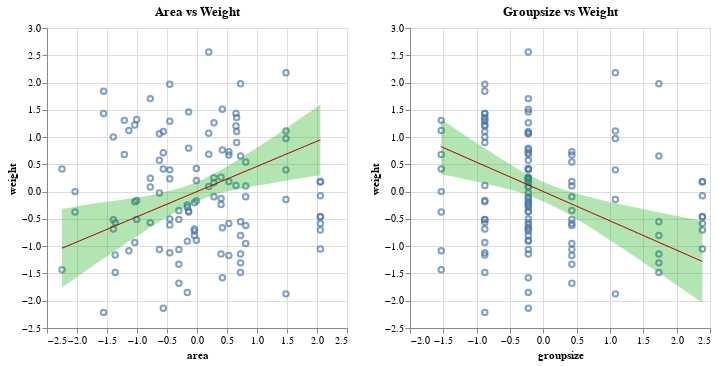

Notebook code cell kept with this figure:
### Code cell
band1 = (
    alt.Chart(df, title="Area vs Weight")
    .encode(alt.X("area"))
    .mark_area(opacity=0.3, color="#00AA00")
    .encode(alt.Y("w1_high", axis=alt.Axis(title="weight")), alt.Y2("w1_low"))
)

line1 = (
    alt.Chart(df)
    .mark_line(color="#AA0000", strokeWidth=1)
    .encode(x="area", y=alt.Y("w1_mean"))
)

points1 = alt.Chart(pd.DataFrame(data)).mark_point().encode(x="area", y="weight")


band2 = (
    alt.Chart(df, title="Groupsize vs Weight")
    .encode(alt.X("groupsize"))
    .mark_area(opacity=0.3, color="#00AA00")
    .encode(alt.Y("w2_high", axis=alt.Axis(title="weight")), alt.Y2("w2_low"))
)

line2 = (
    alt.Chart(df)
    .mark_line(color="#AA0000", strokeWidth=1)
    .encode(x="groupsize", y=alt.Y("w2_mean"))
)

points2 = alt.Chart(pd.DataFrame(data)).mark_point().encode(x="groupsize", y="weight")


(points1 + band1 + line1) | (points2 + band2 + line2)

### Figure 1 — Vega-Lite specification as saved in the notebook (floating-point values rounded to 4 significant figures)
{"$schema": "https://vega.github.io/schema/vega-lite/v5.20.1.json", "config": {"view": {"continuousHeight": 300, "continuousWidth": 300}}, "datasets": {"data-a1a8c7a3751c75fc515ca6a471b7222e": [{"area": -2.249, "groupsize": -1.531, "n": 116, "weight": 0.4159}, {"area": -2.249, "groupsize": -1.531, "n": 116, "weight": -1.433}, {"area": -1.211, "groupsize": -1.531, "n": 116, "weight": 0.6789}, {"area": -1.211, "groupsize": -1.531, "n": 116, "weight": 1.307}, {"area": -1.135, "groupsize": -1.531, "n": 116, "weight": 1.12}, {"area": -1.135, "groupsize": -1.531, "n": 116, "weight": -1.085}, {"area": -2.033, "groupsize": -1.531, "n": 116, "weight": 0.0002925}, {"area": -2.033, "groupsize": -1.531, "n": 116, "weight": -0.3729}, {"area": 0.6609, "groupsize": -0.8779, "n": 116, "weight": 1.357}, {"area": 0.6609, "groupsize": -0.8779, "n": 116, "weight": 0.8994}, {"area": 0.6609, "groupsize": -0.8779, "n": 116, "weight": 1.103}, {"area": -1.005, "groupsize": -0.8779, "n": 116, "weight": -0.5087}, {"area": -1.005, "groupsize": -0.8779, "n": 116, "weight": -0.1609}, {"area": -1.005, "groupsize": -0.8779, "n": 116, "weight": 1.324}, {"area": -0.4534, "groupsize": -0.8779, "n": 116, "weight": 1.968}, {"area": -0.4534, "groupsize": -0.8779, "n": 116, "weight": 1.29}, {"area": -0.4534, "groupsize": -0.8779, "n": 116, "weight": -1.119}, {"area": -1.395, "groupsize": -0.8779, "n": 116, "weight": -0.6868}, {"area": -1.395, "groupsize": -0.8779, "n": 116, "weight": -0.5171}, {"area": -1.395, "groupsize": -0.8779, "n": 116, "weight": 1.001}, {"area": 0.65, "groupsize": -0.8779, "n": 116, "weight": 1.205}, {"area": 0.65, "groupsize": -0.8779, "n": 116, "weight": 0.1106}, {"area": 0.65, "groupsize": -0.8779, "n": 116, "weight": 1.434}, {"area": -1.557, "groupsize": -0.8779, "n": 116, "weight": 1.841}, {"area": -1.557, "groupsize": -0.8779, "n": 116, "weight": 1.434}, {"area": -1.557, "groupsize": -0.8779, "n": 116, "weight": -2.214}, {"area": -1.038, "groupsize": -0.8779, "n": 116, "weight": -0.1863}, {"area": -1.038, "groupsize": -0.8779, "n": 116, "weight": -0.9328}, {"area": -1.038, "groupsize": -0.8779, "n": 116, "weight": 1.222}, {"area": 0.7258, "groupsize": 1.733, "n": 116, "weight": 0.6534}, {"area": 0.7258, "groupsize": 1.733, "n": 116, "weight": -0.5511}, {"area": 0.7258, "groupsize": 1.733, "n": 116, "weight": -1.145}, {"area": 0.7258, "groupsize": 1.733, "n": 116, "weight": -1.484}, {"area": 0.7258, "groupsize": 1.733, "n": 116, "weight": -1.306}, {"area": 0.7258, "groupsize": 1.733, "n": 116, "weight": -0.8055}, {"area": 0.7258, "groupsize": 1.733, "n": 116, "weight": 1.977}, {"area": -0.1613, "groupsize": -0.2251, "n": 116, "weight": -0.2457}, {"area": -0.1613, "groupsize": -0.2251, "n": 116, "weight": -0.9073}, {"area": -0.1613, "groupsize": -0.2251, "n": 116, "weight": -0.2881}, {"area": -0.1613, "groupsize": -0.2251, "n": 116, "weight": -1.849}, {"area": 0.2822, "groupsize": -0.2251, "n": 116, "weight": 0.1615}, {"area": 0.2822, "groupsize": -0.2251, "n": 116, "weight": -0.09301}, {"area": 0.2822, "groupsize": -0.2251, "n": 116, "weight": 0.2548}, {"area": 0.2822, "groupsize": -0.2251, "n": 116, "weight": 1.264}, {"area": -0.5616, "groupsize": -0.2251, "n": 116, "weight": 1.103}, {"area": -0.5616, "groupsize": -0.2251, "n": 116, "weight": 0.4159}, {"area": -0.5616, "groupsize": -0.2251, "n": 116, "weight": 0.7128}, {"area": -0.5616, "groupsize": -0.2251, "n": 116, "weight": -2.137}, {"area": 0.4012, "groupsize": -0.2251, "n": 116, "weight": -0.2372}, {"area": 0.4012, "groupsize": -0.2251, "n": 116, "weight": -0.1269}, {"area": 0.4012, "groupsize": -0.2251, "n": 116, "weight": 0.2632}, {"area": 0.4012, "groupsize": -0.2251, "n": 116, "weight": -1.145}, {"area": -0.778, "groupsize": -0.2251, "n": 116, "weight": 0.08512}, {"area": -0.778, "groupsize": -0.2251, "n": 116, "weight": -0.568}, {"area": -0.778, "groupsize": -0.2251, "n": 116, "weight": 0.2463}, {"area": -0.778, "groupsize": -0.2251, "n": 116, "weight": 1.705}, {"area": 2.056, "groupsize": 2.386, "n": 116, "weight": -1.052}, {"area": 2.056, "groupsize": 2.386, "n": 116, "weight": -0.4578}, {"area": 2.056, "groupsize": 2.386, "n": 116, "weight": -0.585}, {"area": 2.056, "groupsize": 2.386, "n": 116, "weight": -0.4662}, {"area": 2.056, "groupsize": 2.386, "n": 116, "weight": -0.07605}, {"area": 2.056, "groupsize": 2.386, "n": 116, "weight": 0.1784}, {"area": 2.056, "groupsize": 2.386, "n": 116, "weight": -0.7037}, {"area": 2.056, "groupsize": 2.386, "n": 116, "weight": 0.1869}, {"area": -0.6265, "groupsize": -0.2251, "n": 116, "weight": 0.5771}, {"area": -0.6265, "groupsize": -0.2251, "n": 116, "weight": 1.061}, {"area": -0.6265, "groupsize": -0.2251, "n": 116, "weight": -0.02515}, {"area": -0.6265, "groupsize": -0.2251, "n": 116, "weight": -1.06}, {"area": -0.04234, "groupsize": -0.2251, "n": 116, "weight": -0.7207}, {"area": -0.04234, "groupsize": -0.2251, "n": 116, "weight": -0.6868}, {"area": -0.04234, "groupsize": -0.2251, "n": 116, "weight": -0.2033}, {"area": -0.04234, "groupsize": -0.2251, "n": 116, "weight": -0.8055}, {"area": 0.4229, "groupsize": -0.2251, "n": 116, "weight": -0.6613}, {"area": 0.4229, "groupsize": -0.2251, "n": 116, "weight": -1.577}, {"area": 0.4229, "groupsize": -0.2251, "n": 116, "weight": 0.7637}, {"area": 0.4229, "groupsize": -0.2251, "n": 116, "weight": 1.51}, {"area": 0.1957, "groupsize": -0.2251, "n": 116, "weight": 1.069}, {"area": 0.1957, "groupsize": -0.2251, "n": 116, "weight": 0.0936}, {"area": 0.1957, "groupsize": -0.2251, "n": 116, "weight": 0.6874}, {"area": 0.1957, "groupsize": -0.2251, "n": 116, "weight": 2.562}, {"area": -0.009886, "groupsize": -0.2251, "n": 116, "weight": 0.2039}, {"area": -0.009886, "groupsize": -0.2251, "n": 116, "weight": -0.8904}, {"area": -0.009886, "groupsize": -0.2251, "n": 116, "weight": -0.1694}, {"area": -0.009886, "groupsize": -0.2251, "n": 116, "weight": 0.4244}, {"area": -0.1397, "groupsize": -0.2251, "n": 116, "weight": -0.3729}, {"area": -0.1397, "groupsize": -0.2251, "n": 116, "weight": -0.356}, {"area": -0.1397, "groupsize": -0.2251, "n": 116, "weight": 0.7976}, {"area": -0.1397, "groupsize": -0.2251, "n": 116, "weight": 1.459}, {"area": 0.531, "groupsize": 0.4277, "n": 116, "weight": 0.1869}, {"area": 0.531, "groupsize": 0.4277, "n": 116, "weight": 0.6704}, {"area": 0.531, "groupsize": 0.4277, "n": 116, "weight": 0.7298}, {"area": 0.531, "groupsize": 0.4277, "n": 116, "weight": -0.585}, {"area": 0.531, "groupsize": 0.4277, "n": 116, "weight": -1.17}, {"area": 0.8123, "groupsize": 0.4277, "n": 116, "weight": 0.5432}, {"area": 0.8123, "groupsize": 0.4277, "n": 116, "weight": -0.09301}, {"area": 0.8123, "groupsize": 0.4277, "n": 116, "weight": 0.1021}, {"area": 0.8123, "groupsize": 0.4277, "n": 116, "weight": -0.6189}, {"area": 0.8123, "groupsize": 0.4277, "n": 116, "weight": -0.9497}, {"area": -0.302, "groupsize": 0.4277, "n": 116, "weight": -0.3475}, {"area": -0.302, "groupsize": 0.4277, "n": 116, "weight": -1.06}, {"area": -0.302, "groupsize": 0.4277, "n": 116, "weight": -0.5087}, {"area": -0.302, "groupsize": 0.4277, "n": 116, "weight": -1.331}, {"area": -0.302, "groupsize": 0.4277, "n": 116, "weight": -1.679}, {"area": 1.483, "groupsize": 1.08, "n": 116, "weight": 0.399}, {"area": 1.483, "groupsize": 1.08, "n": 116, "weight": -0.1439}, {"area": 1.483, "groupsize": 1.08, "n": 116, "weight": 2.18}, {"area": 1.483, "groupsize": 1.08, "n": 116, "weight": 1.111}, {"area": 1.483, "groupsize": 1.08, "n": 116, "weight": 0.9758}, {"area": 1.483, "groupsize": 1.08, "n": 116, "weight": -1.874}, {"area": -0.4534, "groupsize": -0.2251, "n": 116, "weight": 0.399}, {"area": -0.4534, "groupsize": -0.2251, "n": 116, "weight": -0.6104}, {"area": -0.4534, "groupsize": -0.2251, "n": 116, "weight": 0.2378}, {"area": -0.4534, "groupsize": -0.2251, "n": 116, "weight": -0.5002}, {"area": -1.362, "groupsize": -0.8779, "n": 116, "weight": -1.162}, {"area": -1.362, "groupsize": -0.8779, "n": 116, "weight": -1.484}, {"area": -1.362, "groupsize": -0.8779, "n": 116, "weight": -0.568}], "data-ca52050dc62a5356fe66dddd8c3d7b5b": [{"area": -2.249, "groupsize": -1.531, "w1_high": -0.3136, "w1_low": -1.76, "w1_mean": -1.037, "w2_high": 1.326, "w2_low": 0.321, "w2_mean": 0.8232}, {"area": -2.161, "groupsize": -1.451, "w1_high": -0.3032, "w1_low": -1.691, "w1_mean": -0.9964, "w2_high": 1.259, "w2_low": 0.3004, "w2_mean": 0.7803}, {"area": -2.074, "groupsize": -1.371, "w1_high": -0.2876, "w1_low": -1.623, "w1_mean": -0.9559, "w2_high": 1.193, "w2_low": 0.2811, "w2_mean": 0.7374}, {"area": -1.986, "groupsize": -1.291, "w1_high": -0.2672, "w1_low": -1.555, "w1_mean": -0.9153, "w2_high": 1.127, "w2_low": 0.2581, "w2_mean": 0.6944}, {"area": -1.898, "groupsize": -1.211, "w1_high": -0.2502, "w1_low": -1.486, "w1_mean": -0.8748, "w2_high": 1.062, "w2_low": 0.237, "w2_mean": 0.6515}, {"area": -1.81, "groupsize": -1.131, "w1_high": -0.2323, "w1_low": -1.417, "w1_mean": -0.8342, "w2_high": 0.9978, "w2_low": 0.2172, "w2_mean": 0.6086}, {"area": -1.722, "groupsize": -1.051, "w1_high": -0.2198, "w1_low": -1.35, "w1_mean": -0.7936, "w2_high": 0.9339, "w2_low": 0.1947, "w2_mean": 0.5656}, {"area": -1.634, "groupsize": -0.9712, "w1_high": -0.2049, "w1_low": -1.283, "w1_mean": -0.7531, "w2_high": 0.8698, "w2_low": 0.1753, "w2_mean": 0.5227}, {"area": -1.546, "groupsize": -0.8912, "w1_high": -0.1913, "w1_low": -1.219, "w1_mean": -0.7125, "w2_high": 0.8064, "w2_low": 0.1533, "w2_mean": 0.4798}, {"area": -1.458, "groupsize": -0.8113, "w1_high": -0.1808, "w1_low": -1.153, "w1_mean": -0.672, "w2_high": 0.7439, "w2_low": 0.1294, "w2_mean": 0.4368}, {"area": -1.371, "groupsize": -0.7314, "w1_high": -0.1667, "w1_low": -1.085, "w1_mean": -0.6314, "w2_high": 0.6822, "w2_low": 0.1095, "w2_mean": 0.3939}, {"area": -1.283, "groupsize": -0.6514, "w1_high": -0.1534, "w1_low": -1.02, "w1_mean": -0.5909, "w2_high": 0.6172, "w2_low": 0.0836, "w2_mean": 0.351}, {"area": -1.195, "groupsize": -0.5715, "w1_high": -0.1385, "w1_low": -0.9547, "w1_mean": -0.5503, "w2_high": 0.5567, "w2_low": 0.05819, "w2_mean": 0.3081}, {"area": -1.107, "groupsize": -0.4916, "w1_high": -0.1231, "w1_low": -0.8928, "w1_mean": -0.5098, "w2_high": 0.4982, "w2_low": 0.03378, "w2_mean": 0.2651}, {"area": -1.019, "groupsize": -0.4116, "w1_high": -0.11, "w1_low": -0.8316, "w1_mean": -0.4692, "w2_high": 0.4372, "w2_low": 0.007281, "w2_mean": 0.2222}, {"area": -0.9312, "groupsize": -0.3317, "w1_high": -0.09299, "w1_low": -0.7681, "w1_mean": -0.4287, "w2_high": 0.3783, "w2_low": -0.02356, "w2_mean": 0.1793}, {"area": -0.8434, "groupsize": -0.2517, "w1_high": -0.07814, "w1_low": -0.6996, "w1_mean": -0.3881, "w2_high": 0.3262, "w2_low": -0.05556, "w2_mean": 0.1363}, {"area": -0.7555, "groupsize": -0.1718, "w1_high": -0.06147, "w1_low": -0.6381, "w1_mean": -0.3475, "w2_high": 0.2762, "w2_low": -0.09229, "w2_mean": 0.0934}, {"area": -0.6676, "groupsize": -0.09188, "w1_high": -0.03688, "w1_low": -0.5787, "w1_mean": -0.307, "w2_high": 0.2295, "w2_low": -0.1332, "w2_mean": 0.05047}, {"area": -0.5797, "groupsize": -0.01194, "w1_high": -0.01746, "w1_low": -0.5156, "w1_mean": -0.2664, "w2_high": 0.1831, "w2_low": -0.1738, "w2_mean": 0.00754}, {"area": -0.4919, "groupsize": 0.06799, "w1_high": 0.005803, "w1_low": -0.4607, "w1_mean": -0.2259, "w2_high": 0.1427, "w2_low": -0.2166, "w2_mean": -0.03539}, {"area": -0.404, "groupsize": 0.1479, "w1_high": 0.02776, "w1_low": -0.4029, "w1_mean": -0.1853, "w2_high": 0.1013, "w2_low": -0.268, "w2_mean": -0.07832}, {"area": -0.3161, "groupsize": 0.2279, "w1_high": 0.05456, "w1_low": -0.3489, "w1_mean": -0.1448, "w2_high": 0.06693, "w2_low": -0.3145, "w2_mean": -0.1213}, {"area": -0.2282, "groupsize": 0.3078, "w1_high": 0.08625, "w1_low": -0.2954, "w1_mean": -0.1042, "w2_high": 0.03435, "w2_low": -0.3653, "w2_mean": -0.1642}, {"area": -0.1404, "groupsize": 0.3877, "w1_high": 0.1177, "w1_low": -0.2487, "w1_mean": -0.06366, "w2_high": 0.005248, "w2_low": -0.4204, "w2_mean": -0.2071}, {"area": -0.0525, "groupsize": 0.4677, "w1_high": 0.1554, "w1_low": -0.2038, "w1_mean": -0.0231, "w2_high": -0.02391, "w2_low": -0.4797, "w2_mean": -0.25}, {"area": 0.03538, "groupsize": 0.5476, "w1_high": 0.194, "w1_low": -0.1627, "w1_mean": 0.01745, "w2_high": -0.04995, "w2_low": -0.5387, "w2_mean": -0.293}, {"area": 0.1232, "groupsize": 0.6275, "w1_high": 0.2378, "w1_low": -0.1272, "w1_mean": 0.05801, "w2_high": -0.079, "w2_low": -0.5981, "w2_mean": -0.3359}, {"area": 0.2111, "groupsize": 0.7075, "w1_high": 0.2891, "w1_low": -0.08884, "w1_mean": 0.09856, "w2_high": -0.1034, "w2_low": -0.6595, "w2_mean": -0.3788}, {"area": 0.299, "groupsize": 0.7874, "w1_high": 0.3386, "w1_low": -0.05626, "w1_mean": 0.1391, "w2_high": -0.1286, "w2_low": -0.7211, "w2_mean": -0.4218}, {"area": 0.3869, "groupsize": 0.8673, "w1_high": 0.3897, "w1_low": -0.02919, "w1_mean": 0.1797, "w2_high": -0.1534, "w2_low": -0.7868, "w2_mean": -0.4647}, {"area": 0.4747, "groupsize": 0.9473, "w1_high": 0.449, "w1_low": -0.003638, "w1_mean": 0.2202, "w2_high": -0.1758, "w2_low": -0.8489, "w2_mean": -0.5076}, {"area": 0.5626, "groupsize": 1.027, "w1_high": 0.5039, "w1_low": 0.0184, "w1_mean": 0.2608, "w2_high": -0.1986, "w2_low": -0.9131, "w2_mean": -0.5506}, {"area": 0.6505, "groupsize": 1.107, "w1_high": 0.5629, "w1_low": 0.03933, "w1_mean": 0.3013, "w2_high": -0.2202, "w2_low": -0.9768, "w2_mean": -0.5935}, {"area": 0.7384, "groupsize": 1.187, "w1_high": 0.6239, "w1_low": 0.05939, "w1_mean": 0.3419, "w2_high": -0.2388, "w2_low": -1.039, "w2_mean": -0.6364}, {"area": 0.8262, "groupsize": 1.267, "w1_high": 0.6856, "w1_low": 0.07462, "w1_mean": 0.3824, "w2_high": -0.2589, "w2_low": -1.103, "w2_mean": -0.6794}, {"area": 0.9141, "groupsize": 1.347, "w1_high": 0.7439, "w1_low": 0.09383, "w1_mean": 0.423, "w2_high": -0.2797, "w2_low": -1.17, "w2_mean": -0.7223}, {"area": 1.002, "groupsize": 1.427, "w1_high": 0.8075, "w1_low": 0.111, "w1_mean": 0.4636, "w2_high": -0.3005, "w2_low": -1.236, "w2_mean": -0.7652}, {"area": 1.09, "groupsize": 1.507, "w1_high": 0.8712, "w1_low": 0.1258, "w1_mean": 0.5041, "w2_high": -0.3223, "w2_low": -1.306, "w2_mean": -0.8081}, {"area": 1.178, "groupsize": 1.587, "w1_high": 0.9322, "w1_low": 0.14, "w1_mean": 0.5447, "w2_high": -0.342, "w2_low": -1.372, "w2_mean": -0.8511}, {"area": 1.266, "groupsize": 1.667, "w1_high": 0.997, "w1_low": 0.1571, "w1_mean": 0.5852, "w2_high": -0.363, "w2_low": -1.436, "w2_mean": -0.894}, {"area": 1.353, "groupsize": 1.747, "w1_high": 1.062, "w1_low": 0.1745, "w1_mean": 0.6258, "w2_high": -0.3824, "w2_low": -1.498, "w2_mean": -0.9369}, {"area": 1.441, "groupsize": 1.827, "w1_high": 1.129, "w1_low": 0.193, "w1_mean": 0.6663, "w2_high": -0.4043, "w2_low": -1.565, "w2_mean": -0.9799}, {"area": 1.529, "groupsize": 1.906, "w1_high": 1.194, "w1_low": 0.2078, "w1_mean": 0.7069, "w2_high": -0.4244, "w2_low": -1.634, "w2_mean": -1.023}, {"area": 1.617, "groupsize": 1.986, "w1_high": 1.261, "w1_low": 0.2262, "w1_mean": 0.7474, "w2_high": -0.4438, "w2_low": -1.701, "w2_mean": -1.066}, {"area": 1.705, "groupsize": 2.066, "w1_high": 1.331, "w1_low": 0.2408, "w1_mean": 0.788, "w2_high": -0.4615, "w2_low": -1.767, "w2_mean": -1.109}, {"area": 1.793, "groupsize": 2.146, "w1_high": 1.396, "w1_low": 0.256, "w1_mean": 0.8286, "w2_high": -0.4791, "w2_low": -1.835, "w2_mean": -1.152}, {"area": 1.881, "groupsize": 2.226, "w1_high": 1.462, "w1_low": 0.2708, "w1_mean": 0.8691, "w2_high": -0.4992, "w2_low": -1.902, "w2_mean": -1.195}, {"area": 1.969, "groupsize": 2.306, "w1_high": 1.529, "w1_low": 0.2857, "w1_mean": 0.9097, "w2_high": -0.5194, "w2_low": -1.968, "w2_mean": -1.237}, {"area": 2.056, "groupsize": 2.386, "w1_high": 1.597, "w1_low": 0.2977, "w1_mean": 0.9502, "w2_high": -0.5403, "w2_low": -2.034, "w2_mean": -1.28}]}, "hconcat": [{"layer": [{"data": {"name": "data-a1a8c7a3751c75fc515ca6a471b7222e"}, "encoding": {"x": {"field": "area", "type": "quantitative"}, "y": {"field": "weight", "type": "quantitative"}}, "mark": {"type": "point"}}, {"data": {"name": "data-ca52050dc62a5356fe66dddd8c3d7b5b"}, "encoding": {"x": {"field": "area", "type": "quantitative"}, "y": {"axis": {"title": "weight"}, "field": "w1_high", "type": "quantitative"}, "y2": {"field": "w1_low"}}, "mark": {"color": "#00AA00", "opacity": 0.3, "type": "area"}, "title": "Area vs Weight"}, {"data": {"name": "data-ca52050dc62a5356fe66dddd8c3d7b5b"}, "encoding": {"x": {"field": "area", "type": "quantitative"}, "y": {"field": "w1_mean", "type": "quantitative"}}, "mark": {"color": "#AA0000", "strokeWidth": 1, "type": "line"}}]}, {"layer": [{"data": {"name": "data-a1a8c7a3751c75fc515ca6a471b7222e"}, "encoding": {"x": {"field": "groupsize", "type": "quantitative"}, "y": {"field": "weight", "type": "quantitative"}}, "mark": {"type": "point"}}, {"data": {"name": "data-ca52050dc62a5356fe66dddd8c3d7b5b"}, "encoding": {"x": {"field": "groupsize", "type": "quantitative"}, "y": {"axis": {"title": "weight"}, "field": "w2_high", "type": "quantitative"}, "y2": {"field": "w2_low"}}, "mark": {"color": "#00AA00", "opacity": 0.3, "type": "area"}, "title": "Groupsize vs Weight"}, {"data": {"name": "data-ca52050dc62a5356fe66dddd8c3d7b5b"}, "encoding": {"x": {"field": "groupsize", "type": "quantitative"}, "y": {"field": "w2_mean", "type": "quantitative"}}, "mark": {"color": "#AA0000", "strokeWidth": 1, "type": "line"}}]}]}
